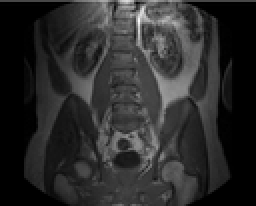
%> input picture pelvis.png, 128 x 103 px, shrunk from 1188 x 956 before the run (shown 2 times larger)
$ octave HW2_Q4_EE267.m   (GNU Octave 9; MATLAB toolbox functions it lacks are replaced by stand-ins)
%> lines starting %> are read from the running program, lines starting %| are printed output that depends on the picture
clc; clear; close all;

% Read and normalize image
I = im2double(imread('pelvis.png')); % Change to your image

% Add noise for a clearer effect
I_noisy = imnoise(I, 'gaussian', 0, 0.01);
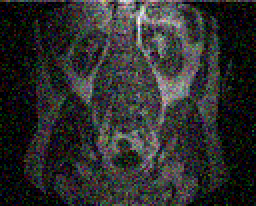
%> I_noisy: size 103x128x3 double (shown 2 times larger); mean R, G, B 0.182, 0.183, 0.181

% Bilateral filter parameters
spatial_sigma = 3;  % Controls neighborhood size
range_sigma = 0.1;  % Controls intensity similarity
window_size = 2 * ceil(2 * spatial_sigma) + 1;

% Traditional Bilateral Filter
bilateral_result = bilateral_filter(I_noisy, spatial_sigma, range_sigma, window_size);
%> after the loop in bilateral_filter, `for i = 1:rows`:
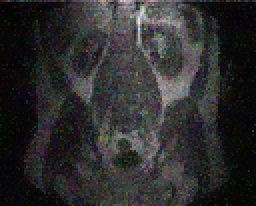
%> output: size 103x128x3 double (shown 2 times larger); mean R, G, B 0.179, 0.179, 0.178

% Modified Bilateral Filter (Replacing G(I) with division-based approximations)
modified_result1 = modified_bilateral_filter(I_noisy, spatial_sigma, window_size, 1); % G(D)/I
%> after the loop in modified_bilateral_filter, `for i = 1:rows`:
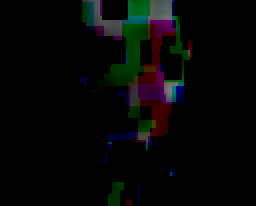
%> output: size 103x128x3 double (shown 2 times larger); mean R, G, B 0.0212, 0.0252, 0.0217
%> after the loop in modified_bilateral_filter, `for i = 1:rows`: weights = [3.95e-07 0.00369 4.68e-07 0.00897 0.0118 0.014 0.0148; 4.54e-07 3.33e-06 1.16e-05 2.13e-06 0.0218 0.0258 7.35e-06; 7.28e-07 0.0112 0.0185 0.0272 1.63e-06 0.0425 2.36e-05; 7.58e-07 0.0165 0.0272 0.0402 1.23e-05 0.0627 5.44e-06; 0.0118 0.0218 0.036 6.38e-06 3.58e-06 0.0828 0.0875; 3.45e-06 0.0258 9.6e-06 0.0627 0.0828 0.000111 9.8e-06; 6.03e-06 0.0272 0.0449 0.0663 7.74e-06 0.103 1.15e-05]
modified_result2 = modified_bilateral_filter(I_noisy, spatial_sigma, window_size, 2); % G(D)/I^2
%> call 2 of modified_bilateral_filter, with spatial_sigma = 3, window_size = 13, mode = 2
%> after the loop in modified_bilateral_filter (call 2), `for i = 1:rows`:
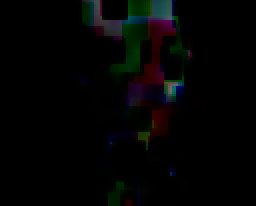
%> output: size 103x128x3 double (shown 2 times larger); mean R, G, B 0.0142, 0.0162, 0.0144
%> after the loop in modified_bilateral_filter (call 2), `for i = 1:rows`: weights = [7.67e-06 0.00363 3.54e-06 0.00882 0.0116 0.0138 0.0145; 5.5e-06 0.00016 0.00118 2.71e-05 0.0215 0.0254 0.000195; 8.58e-06 0.011 0.0182 0.0268 7.27e-06 0.0418 0.00122; 6.3e-06 0.0163 0.0268 0.0395 0.00028 0.0617 4.39e-05; 0.0116 0.0215 0.0354 7.55e-05 1.8e-05 0.0814 0.0861; 8.37e-05 0.0254 0.000213 0.0617 0.0814 0.0124 9.15e-05; 0.000242 0.0268 0.0442 0.0652 6.74e-05 0.102 0.00012]

% Display results
figure;
subplot(2,2,1); imshow(I_noisy, []); title('Noisy Image');
subplot(2,2,2); imshow(bilateral_result, []); title('Traditional Bilateral Filter');
subplot(2,2,3); imshow(modified_result1, []); title('Modified Bilateral (G(D)/I)');
subplot(2,2,4); imshow(modified_result2, []); title('Modified Bilateral (G(D)/I^2)');

% Compute quantitative metrics
psnr_bilateral = psnr(bilateral_result, I);
%> psnr_bilateral = 24.54
psnr_mod1 = psnr(modified_result1, I);
%> psnr_mod1 = 14.05
psnr_mod2 = psnr(modified_result2, I);
%> psnr_mod2 = 13.78

ssim_bilateral = ssim(bilateral_result, I);
%> ssim_bilateral = 0.441
ssim_mod1 = ssim(modified_result1, I);
%> ssim_mod1 = 0.215
ssim_mod2 = ssim(modified_result2, I);
%> ssim_mod2 = 0.218

fprintf('PSNR Traditional: %.2f dB, Modified (G(D)/I): %.2f dB, Modified (G(D)/I^2): %.2f dB\n', ...
    psnr_bilateral, psnr_mod1, psnr_mod2);
%| PSNR Traditional: 24.54 dB, Modified (G(D)/I): 14.05 dB, Modified (G(D)/I^2): 13.78 dB
fprintf('SSIM Traditional: %.4f, Modified (G(D)/I): %.4f, Modified (G(D)/I^2): %.4f\n', ...
    ssim_bilateral, ssim_mod1, ssim_mod2);
%| SSIM Traditional: 0.4405, Modified (G(D)/I): 0.2149, Modified (G(D)/I^2): 0.2185

% Functions for Filters
% Traditional Bilateral Filter
function output = bilateral_filter(I, spatial_sigma, range_sigma, window_size)
    [rows, cols] = size(I);
    output = zeros(size(I));
    half_w = floor(window_size / 2);

    % Create spatial Gaussian kernel
    [X, Y] = meshgrid(-half_w:half_w, -half_w:half_w);
    G_spatial = exp(-(X.^2 + Y.^2) / (2 * spatial_sigma^2));

    % Apply filter
    for i = 1:rows
        for j = 1:cols
            % Define neighborhood
            r_min = max(i-half_w, 1);
            r_max = min(i+half_w, rows);
            c_min = max(j-half_w, 1);
            c_max = min(j+half_w, cols);

            % Extract neighborhood
            patch = I(r_min:r_max, c_min:c_max);

            % Compute intensity difference weights
            diff = patch - I(i,j);
            G_range = exp(-(diff.^2) / (2 * range_sigma^2));

            % Combine spatial and range weights
            weights = G_spatial(1:size(patch,1), 1:size(patch,2)) .* G_range;
            weights = weights / sum(weights(:)); % Normalize

            % Apply filter
            output(i,j) = sum(patch(:) .* weights(:));
        end
    end
end

% Modified Bilateral Filter
function output = modified_bilateral_filter(I, spatial_sigma, window_size, mode)
    [rows, cols] = size(I);
    output = zeros(size(I));
    half_w = floor(window_size / 2);

    % Create spatial Gaussian kernel
    [X, Y] = meshgrid(-half_w:half_w, -half_w:half_w);
    G_spatial = exp(-(X.^2 + Y.^2) / (2 * spatial_sigma^2));

    % Apply filter
    for i = 1:rows
        for j = 1:cols
            % Define neighborhood
            r_min = max(i-half_w, 1);
            r_max = min(i+half_w, rows);
            c_min = max(j-half_w, 1);
            c_max = min(j+half_w, cols);

            % Extract neighborhood
            patch = I(r_min:r_max, c_min:c_max);

            % Compute modified weight based on G(D)/I or G(D)/I^2
            if mode == 1
                weights = G_spatial(1:size(patch,1), 1:size(patch,2)) ./ max(abs(patch), 1e-5); % Avoid divide by zero
            else
                weights = G_spatial(1:size(patch,1), 1:size(patch,2)) ./ max(patch.^2, 1e-5); % Avoid divide by zero
            end

            weights = weights / sum(weights(:)); % Normalize

            % Apply filter
            output(i,j) = sum(patch(:) .* weights(:));
        end
    end
end
